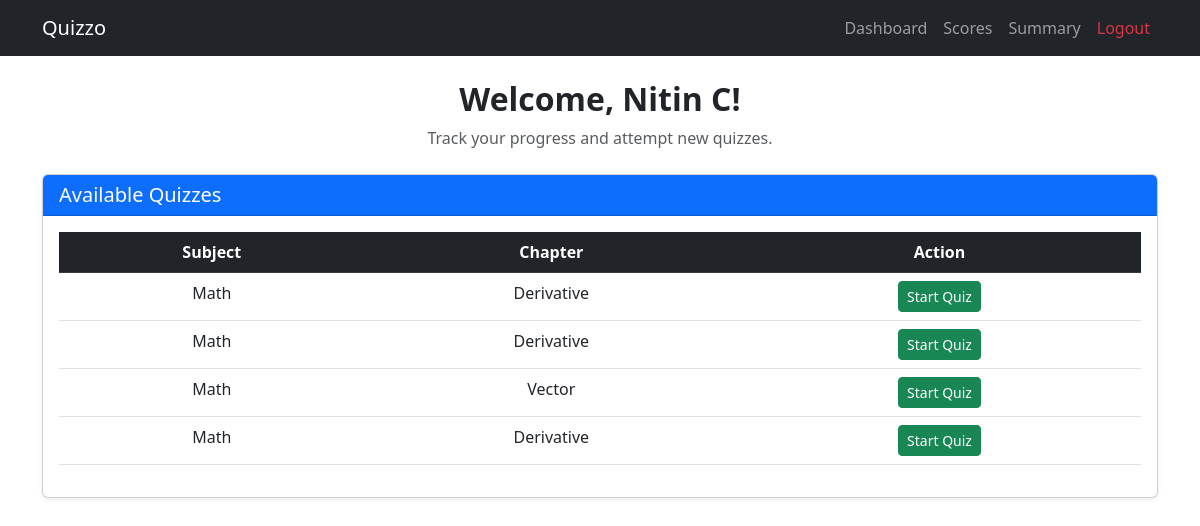
The page /ud (signed in) on the database as committed earlier.
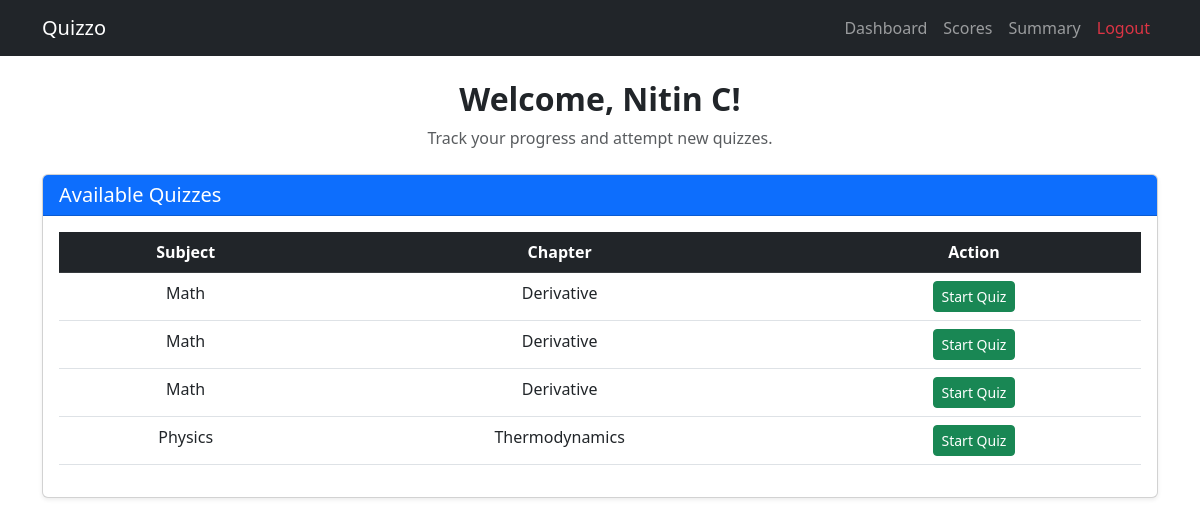
The same page on the database as committed later.
### app.py (models this page shows)
class Quiz(db.Model):
    __tablename__ = 'quizzes'
    id = db.Column(db.Integer, primary_key=True)
    chapter_id = db.Column(db.Integer, db.ForeignKey('chapters.id'), nullable=False)
    date = db.Column(db.Date, nullable=False)
    duration = db.Column(db.Integer, nullable=False)
    chapter = db.relationship('Chapter', back_populates='quizzes')
    questions = db.relationship('Question', back_populates='quiz', lazy=True)
    scores = db.relationship('Score', back_populates='quiz')
    total_attempts = db.Column(db.Integer, default=0)
    average_score = db.Column(db.Float, default=0.0)

class Subject(db.Model):
    __tablename__ = 'subjects'
    id = db.Column(db.Integer, primary_key=True)
    name = db.Column(db.String(120), nullable=False)
    description = db.Column(db.Text)
    chapters = db.relationship('Chapter', back_populates='subject')

class Chapter(db.Model):
    __tablename__ = 'chapters'
    id = db.Column(db.Integer, primary_key=True)
    name = db.Column(db.String(120), nullable=False)
    description = db.Column(db.Text)
    subject_id = db.Column(db.Integer, db.ForeignKey('subjects.id'), nullable=False)
    subject = db.relationship('Subject', back_populates='chapters')
    quizzes = db.relationship('Quiz', back_populates='chapter')
    total_attempts = db.Column(db.Integer, default=0)#helpful to display most attempting chapter

### app.py (the view)
@app.route('/ud')
def ud():
    user_id = session.get('user_id')
    if not user_id:
        return redirect(url_for('login'))  # Ensure user is logged in
    user = User.query.get(user_id)
    total_score = db.session.query(db.func.sum(Score.score)).filter(Score.user_id == user_id).scalar() or 0
    total_attempts = Score.query.filter_by(user_id=user_id).count()
    quiz_history = Score.query.filter_by(user_id=user_id).order_by(Score.attempt_date.desc()).limit(5).all()
    available_quizzes = Quiz.query.all()
    return render_template(
        'us_dash.html',
        user=user,
        total_score=total_score,
        total_attempts=total_attempts,
        quiz_history=quiz_history,
        available_quizzes=available_quizzes
    )

### templates/us_dash.html (shortened to what this page needs)
{% extends "base.html" %}
{% block navbar %}
{% include "user_nav.html" %}
{% endblock %}
{% block content %}
<div class="container mt-4">
    <div class="text-center">
        <h2 class="fw-bold">Welcome, {{ user.full_name }}!</h2>
        <p class="text-muted">Track your progress and attempt new quizzes.</p>
    </div>
    <div class="card mt-4 shadow-sm">
        <div class="card-header bg-primary text-white">
            <h5 class="mb-0">Available Quizzes</h5>
        </div>
        <div class="card-body">
            {% if available_quizzes %}
            <div class="table-responsive">
                <table class="table table-hover text-center">
                    <thead class="table-dark">
                        <tr>
                            <th>Subject</th>
                            <th>Chapter</th>
                            <th>Action</th>
                        </tr>
                    </thead>
                    <tbody>
                        {% for quiz in available_quizzes %}
                        <tr>
                            <td>{{ quiz.chapter.subject.name }}</td>
                            <td>{{ quiz.chapter.name }}</td>
                            <td>
                                <a href="{{ url_for('quiz', quiz_id=quiz.id) }}" class="btn btn-sm btn-success">
                                    Start Quiz
                                </a>
                            </td>
                        </tr>
                        {% endfor %}
                    </tbody>
                </table>
            </div>
            {% else %}
            <p class="text-center text-muted">No quizzes available at the moment.</p>
            {% endif %}
        </div>
    </div>
</div>
{% endblock %}

Rows that differ between the two databases and show on the page:
removed Quiz: chapter.subject.name "Math", chapter.name "Vector"
added Quiz: chapter.subject.name "Physics", chapter.name "Thermodynamics"
